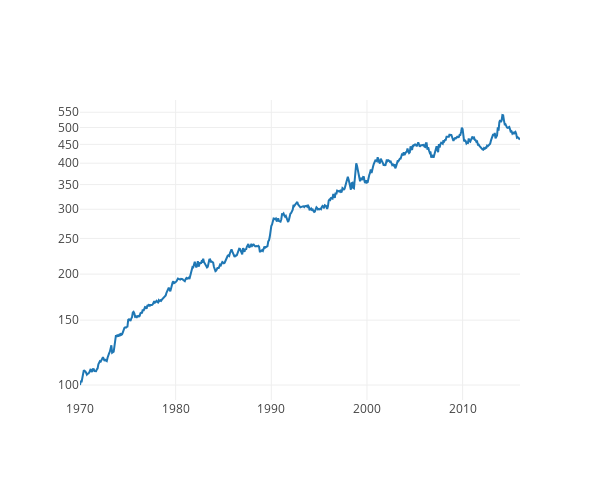

The notebook cell saved with this chart:
### Code cell
results_LASSO_each_timestep = R[FIRST_PREDICT_MONTH:]
perf_LASSO_each_timestep = 100 * np.cumprod(1 + results_LASSO_each_timestep / 100)
mychart([perf_LASSO_each_timestep])

### Figure 1 — Plotly figure (JSON) as saved in the notebook; plotly's stock layout.template omitted (floating-point values rounded to 4 significant figures; data arrays with more than 128 entries replaced by an {"elided": "..."} marker saying what was removed)
{"data": [{"mode": "line", "name": "Trace 0", "type": "scatter", "x": {"elided": "576 float values"}, "y": {"elided": "576 float values"}}], "layout": {"autosize": false, "height": 480, "width": 600, "yaxis": {"autorange": true, "type": "log"}}}
